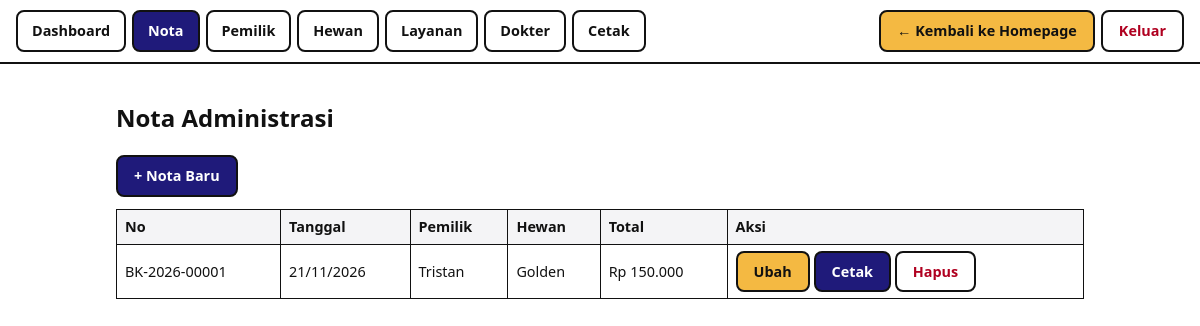
The page /nota.php (signed in) on the database its author committed.
### tables this page shows
CREATE TABLE `nota` (
  `id` int(11) NOT NULL,
  `no_nota` varchar(30) NOT NULL,
  `tanggal` date NOT NULL,
  `pemilik_id` int(11) NOT NULL,
  `hewan_id` int(11) NOT NULL,
  `dokter_id` int(11) NOT NULL,
  `total` bigint(20) UNSIGNED NOT NULL DEFAULT 0,
  `user_id` int(11) DEFAULT NULL
);

CREATE TABLE `pemilik` (
  `id` int(11) NOT NULL,
  `nama` varchar(100) NOT NULL,
  `alamat` varchar(255) DEFAULT NULL,
  `telepon` varchar(30) DEFAULT NULL
);

CREATE TABLE `hewan` (
  `id` int(11) NOT NULL,
  `pemilik_id` int(11) NOT NULL,
  `nama` varchar(100) NOT NULL,
  `jenis_hewan` enum('Anjing','Kucing','Kera','Unggas','Lainnya') NOT NULL,
  `ras` varchar(100) DEFAULT NULL
);

### nota.php (the view, shortened to what this page needs)
<?php
require 'config.php'; auth(); chk();
$edit = null; $rows = [];
$form = isset($_GET['new']) || $edit;
$list = q("SELECT n.id,n.no_nota,n.tanggal,n.total,p.nama pemilik,h.nama hewan FROM nota n JOIN pemilik p ON p.id=n.pemilik_id JOIN hewan h ON h.id=n.hewan_id ORDER BY n.tanggal DESC,n.id DESC")->fetchAll();
head('Nota', 'n'); ?>
<h2>Nota Administrasi</h2>
<?php if (!$form): ?>
<a class="btn" href="nota.php?new=1">+ Nota Baru</a>
<div class="x"><table><tr><th>No</th><th>Tanggal</th><th>Pemilik</th><th>Hewan</th><th>Total</th><th>Aksi</th></tr>
<?php foreach ($list as $r): ?><tr><td><?= e($r['no_nota']) ?></td><td><?= tgl($r['tanggal']) ?></td><td><?= e($r['pemilik']) ?></td><td><?= e($r['hewan']) ?></td><td><?= rp($r['total']) ?></td>
<td><a class="btn y" href="nota.php?edit=<?= $r['id'] ?>">Ubah</a> <a class="btn" href="cetak.php?id=<?= $r['id'] ?>">Cetak</a>
<form method="post" style="display:inline" onsubmit="return confirm('Hapus nota ini?')"><button style="background:#fff;color:#b00020">Hapus</button></form></td></tr>
<?php endforeach; if (!$list) echo '<tr><td colspan="6">Belum ada nota</td></tr>'; ?></table></div>
<?php endif;

### config.php (style rules this page uses)
:root { color-scheme:light }
* { box-sizing:border-box }
body { margin:0;font-family:system-ui,Arial,sans-serif;background:#fff;color:#111;line-height:1.5 }
.btn,button { background:#1f1a7a;color:#fff;border:2px solid #111;border-radius:8px;padding:8px 16px;font:inherit;font-weight:700;font-size:.9rem;cursor:pointer;text-decoration:none;display:inline-block }
.btn.y { background:#f4b942;color:#111 }
table { width:100%;border-collapse:collapse }
th,td { border:1px solid #111;padding:6px 8px;text-align:left;font-size:.9rem }
th { background:#f4f4f6 }
.x { overflow-x:auto;margin:12px 0 }

### rows shown on the page
nota: no_nota "BK-2026-00001", tanggal "21/11/2026", pemilik.nama "Tristan", hewan.nama "Golden", total "Rp 150.000"

### other values the page prints
$l "Dashboard"
$l "Nota"
$l "Pemilik"
$l "Hewan"
$l "Layanan"
$l "Dokter"
$l "Cetak"
